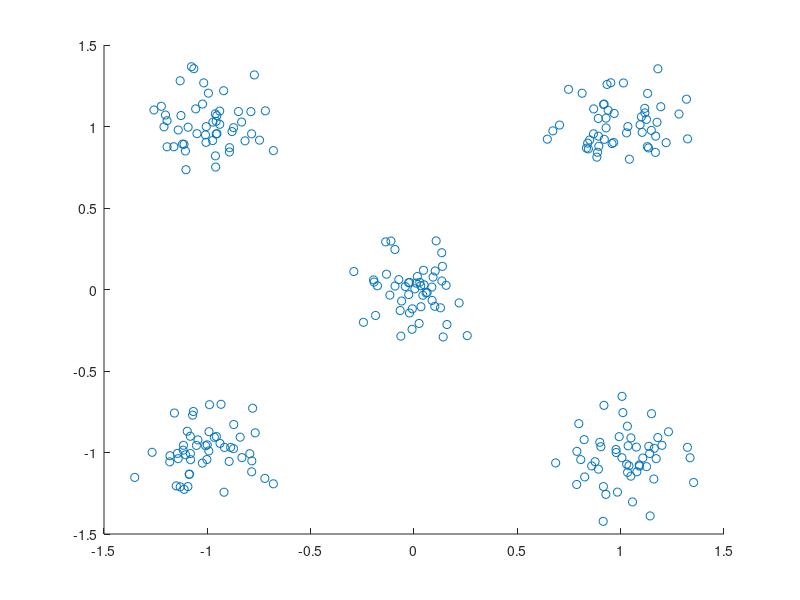

MATLAB code to generate this figure:

numSamples = 50;
mMu = [0, 0; 1, 1; -1, 1; -1, -1; 1, -1];
paramSigma = 0.15;

numClusters = size(mMu, 1);

mA = zeros(numSamples * numClusters, 2);

startIdx    = 1;
endIdx      = numSamples;
for ii = 1:numClusters
    mA(startIdx:endIdx, :) = (paramSigma * randn(numSamples, 2)) + mMu(ii, :);
    
    startIdx    = startIdx + numSamples;
    endIdx      = endIdx + numSamples;
end

figure(); scatter(mA(:, 1), mA(:, 2));

mD = squareform(pdist(mA));
save('mD', 'mD');


% From http://cs.joensuu.fi/sipu/datasets/
% hFile = fopen('s1.txt', 'r');
% formatSpec = '%d';
% mA = reshape(fscanf(hFile, formatSpec), 2, 5000).';
% fclose(hFile);
% mA = mA ./ max(mA(:));
% % figure(); scatter(mA(:, 1), mA(:, 2));
% mD = squareform(pdist(mA));




